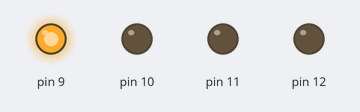
Simulated run of this sketch. Board: Arduino Uno, built with avr-gcc and run on an emulated ATmega328P. Parts: output pins drawn as LEDs (lit = HIGH).

Above: at 0.5 s.
At 2.5 s:
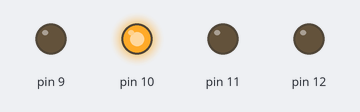
At 4.5 s:
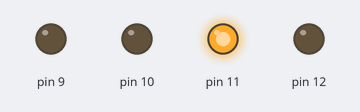
At 6.5 s:
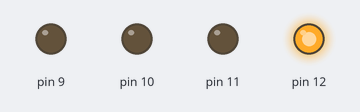
At 9.5 s:
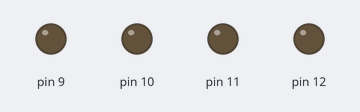
Timing chart, 0 to 10.4 s (numbered marks = the images above):
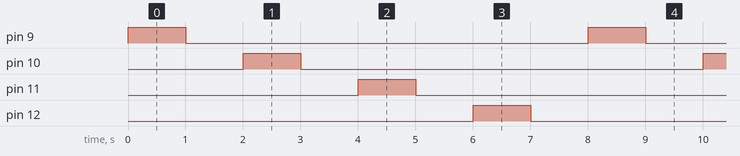

Measured:
- by itself, pin 9–12: alternates HIGH for 1.0 s and LOW for 7.0 s
- by itself, everything shown: repeats every 8.0 s, in 8 steps

The sketch:

T-80.ino
```cpp
// remote robot control with bluetooth

void setup() {
  pinMode(9, OUTPUT);
  pinMode(10, OUTPUT);
  pinMode(11, OUTPUT);
  pinMode(12, OUTPUT);
}

void loop() {
  for(int i = 9; i < 13; i++) {
    digitalWrite(i, HIGH);
    delay(1000);
    digitalWrite(i, LOW);
    delay(1000);
  }
}
```
